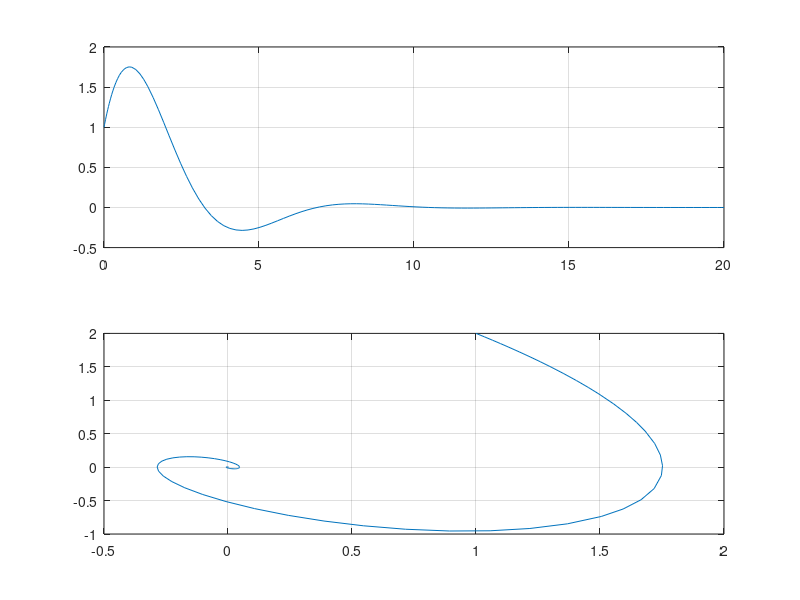

The MATLAB source for this figure:
%%% DGL Sys n-ter ordnung
clear all;
%%%%%%%%%%%%%%%%%%%%%%%%%%%%%%%%%%%%%%%%%%%%%%
f_3=@(t,y) ([y(2);-y(1)-y(2)])
%%% Inhomogenität der DGL 2. Ordnung b(t)=-cos(t)
t_range2 = [0; 20]; y0 = [1,2];
[t_steps2, y] = ode45(f_3, t_range2, y0);
f1=figure(1);
subplot(211);
plot(t_steps2, y(1:end,1));grid on;
%axis([-5 2 -2 30])
subplot(212);
plot(y(:,1),y(:,2));grid on;%%% Trajektorie in der Phasenebene 
%%%%%%%%%%%%%%%%%%%%%%%%%%%%%%%%%%%%%%%%%%%%%%